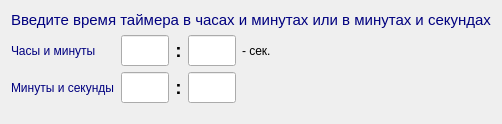
      <widget class="QWidget" name="tabOrdinary">
       <attribute name="title">
        <string>Обычный таймер</string>
       </attribute>
       <layout class="QGridLayout" name="gridLayout">
        <item row="0" column="0" colspan="8">
         <widget class="QLabel" name="lblInstruction">
          <property name="sizePolicy">
           <sizepolicy hsizetype="Expanding" vsizetype="Preferred">
            <horstretch>0</horstretch>
            <verstretch>0</verstretch>
           </sizepolicy>
          </property>
          <property name="maximumSize">
           <size>
            <width>16777215</width>
            <height>16777215</height>
           </size>
          </property>
          <property name="palette">
           <palette>
            <active>
             <colorrole role="WindowText">
              <brush brushstyle="SolidPattern">
               <color alpha="255">
                <red>0</red>
                <green>0</green>
                <blue>127</blue>
               </color>
              </brush>
             </colorrole>
             <colorrole role="Text">
              <brush brushstyle="SolidPattern">
               <color alpha="255">
                <red>0</red>
                <green>0</green>
                <blue>0</blue>
               </color>
              </brush>
             </colorrole>
            </active>
            <inactive>
             <colorrole role="WindowText">
              <brush brushstyle="SolidPattern">
               <color alpha="255">
                <red>0</red>
                <green>0</green>
                <blue>127</blue>
               </color>
              </brush>
             </colorrole>
             <colorrole role="Text">
              <brush brushstyle="SolidPattern">
               <color alpha="255">
                <red>0</red>
                <green>0</green>
                <blue>0</blue>
               </color>
              </brush>
             </colorrole>
            </inactive>
            <disabled>
             <colorrole role="WindowText">
              <brush brushstyle="SolidPattern">
               <color alpha="255">
                <red>120</red>
                <green>120</green>
                <blue>120</blue>
               </color>
              </brush>
             </colorrole>
             <colorrole role="Text">
              <brush brushstyle="SolidPattern">
               <color alpha="255">
                <red>120</red>
                <green>120</green>
                <blue>120</blue>
               </color>
              </brush>
             </colorrole>
            </disabled>
           </palette>
          </property>
          <property name="font">
           <font>
            <pointsize>11</pointsize>
           </font>
          </property>
          <property name="text">
           <string>Введите время таймера в часах и минутах или в минутах и секундах</string>
          </property>
         </widget>
        </item>
        <item row="2" column="5">
         <spacer name="horizontalSpacer_MM_SS">
          <property name="orientation">
           <enum>Qt::Orientation::Horizontal</enum>
          </property>
          <property name="sizeHint" stdset="0">
           <size>
            <width>118</width>
            <height>20</height>
           </size>
          </property>
         </spacer>
        </item>
        <item row="1" column="0">
         <widget class="QLabel" name="lblHoursMinutes">
          <property name="sizePolicy">
           <sizepolicy hsizetype="Preferred" vsizetype="Preferred">
            <horstretch>0</horstretch>
            <verstretch>0</verstretch>
           </sizepolicy>
          </property>
          <property name="minimumSize">
           <size>
            <width>0</width>
            <height>0</height>
           </size>
          </property>
          <property name="maximumSize">
           <size>
            <width>16777215</width>
            <height>16777215</height>
           </size>
          </property>
          <property name="palette">
           <palette>
            <active>
             <colorrole role="WindowText">
              <brush brushstyle="SolidPattern">
               <color alpha="255">
                <red>0</red>
                <green>0</green>
                <blue>127</blue>
               </color>
              </brush>
             </colorrole>
             <colorrole role="Text">
              <brush brushstyle="SolidPattern">
               <color alpha="255">
                <red>0</red>
                <green>0</green>
                <blue>0</blue>
               </color>
              </brush>
             </colorrole>
            </active>
            <inactive>
             <colorrole role="WindowText">
              <brush brushstyle="SolidPattern">
               <color alpha="255">
                <red>0</red>
                <green>0</green>
                <blue>127</blue>
               </color>
              </brush>
             </colorrole>
             <colorrole role="Text">
              <brush brushstyle="SolidPattern">
               <color alpha="255">
                <red>0</red>
                <green>0</green>
                <blue>0</blue>
               </color>
              </brush>
             </colorrole>
            </inactive>
            <disabled>
             <colorrole role="WindowText">
              <brush brushstyle="SolidPattern">
               <color alpha="255">
                <red>120</red>
                <green>120</green>
                <blue>120</blue>
               </color>
              </brush>
             </colorrole>
             <colorrole role="Text">
              <brush brushstyle="SolidPattern">
               <color alpha="255">
                <red>120</red>
                <green>120</green>
                <blue>120</blue>
               </color>
              </brush>
             </colorrole>
            </disabled>
           </palette>
          </property>
          <property name="text">
           <string>Часы и минуты</string>
          </property>
         </widget>
        </item>
        <item row="2" column="4">
         <spacer name="horizontalSpacerReserveField">
          <property name="orientation">
           <enum>Qt::Orientation::Horizontal</enum>
          </property>
          <property name="sizeType">
           <enum>QSizePolicy::Policy::Fixed</enum>
          </property>
          <property name="sizeHint" stdset="0">
           <size>
            <width>28</width>
            <height>20</height>
           </size>
          </property>
         </spacer>
        </item>
        <item row="1" column="4">
         <widget class="QLabel" name="lblSec">
          <property name="text">
           <string>- сек.</string>
          </property>
         </widget>
        </item>
        <item row="2" column="0">
         <widget class="QLabel" name="lblMinutesSeconds">
          <property name="sizePolicy">
           <sizepolicy hsizetype="Preferred" vsizetype="Preferred">
            <horstretch>0</horstretch>
            <verstretch>0</verstretch>
           </sizepolicy>
          </property>
          <property name="minimumSize">
           <size>
            <width>0</width>
            <height>0</height>
           </size>
          </property>
          <property name="maximumSize">
           <size>
            <width>16777215</width>
            <height>16777215</height>
           </size>
          </property>
          <property name="palette">
           <palette>
            <active>
             <colorrole role="WindowText">
              <brush brushstyle="SolidPattern">
               <color alpha="255">
                <red>0</red>
                <green>0</green>
                <blue>127</blue>
               </color>
              </brush>
             </colorrole>
             <colorrole role="Text">
              <brush brushstyle="SolidPattern">
               <color alpha="255">
                <red>0</red>
                <green>0</green>
                <blue>0</blue>
               </color>
              </brush>
             </colorrole>
            </active>
            <inactive>
             <colorrole role="WindowText">
              <brush brushstyle="SolidPattern">
               <color alpha="255">
                <red>0</red>
                <green>0</green>
                <blue>127</blue>
               </color>
              </brush>
             </colorrole>
             <colorrole role="Text">
              <brush brushstyle="SolidPattern">
               <color alpha="255">
                <red>0</red>
                <green>0</green>
                <blue>0</blue>
               </color>
              </brush>
             </colorrole>
            </inactive>
            <disabled>
             <colorrole role="WindowText">
              <brush brushstyle="SolidPattern">
               <color alpha="255">
                <red>120</red>
                <green>120</green>
                <blue>120</blue>
               </color>
              </brush>
             </colorrole>
             <colorrole role="Text">
              <brush brushstyle="SolidPattern">
               <color alpha="255">
                <red>120</red>
                <green>120</green>
                <blue>120</blue>
               </color>
              </brush>
             </colorrole>
            </disabled>
           </palette>
          </property>
          <property name="text">
           <string>Минуты и секунды</string>
          </property>
         </widget>
        </item>
        <item row="2" column="3">
         <widget class="QLineEdit" name="lineEdit_MS_S">
          <property name="sizePolicy">
           <sizepolicy hsizetype="Fixed" vsizetype="Preferred">
            <horstretch>0</horstretch>
            <verstretch>0</verstretch>
           </sizepolicy>
          </property>
          <property name="minimumSize">
           <size>
            <width>0</width>
            <height>0</height>
           </size>
          </property>
          <property name="maximumSize">
           <size>
            <width>48</width>
            <height>16777215</height>
           </size>
          </property>
          <property name="palette">
           <palette>
            <active>
             <colorrole role="WindowText">
              <brush brushstyle="SolidPattern">
               <color alpha="255">
                <red>0</red>
                <green>0</green>
                <blue>0</blue>
               </color>
              </brush>
             </colorrole>
             <colorrole role="Text">
              <brush brushstyle="SolidPattern">
               <color alpha="255">
                <red>0</red>
                <green>255</green>
                <blue>0</blue>
               </color>
              </brush>
             </colorrole>
            </active>
            <inactive>
             <colorrole role="WindowText">
              <brush brushstyle="SolidPattern">
               <color alpha="255">
                <red>0</red>
                <green>0</green>
                <blue>0</blue>
               </color>
              </brush>
             </colorrole>
             <colorrole role="Text">
              <brush brushstyle="SolidPattern">
               <color alpha="255">
                <red>0</red>
                <green>255</green>
                <blue>0</blue>
               </color>
              </brush>
             </colorrole>
            </inactive>
            <disabled>
             <colorrole role="WindowText">
              <brush brushstyle="SolidPattern">
               <color alpha="255">
                <red>120</red>
                <green>120</green>
                <blue>120</blue>
               </color>
              </brush>
             </colorrole>
             <colorrole role="Text">
              <brush brushstyle="SolidPattern">
               <color alpha="255">
                <red>120</red>
                <green>120</green>
                <blue>120</blue>
               </color>
              </brush>
             </colorrole>
            </disabled>
           </palette>
          </property>
          <property name="font">
           <font>
            <pointsize>14</pointsize>
            <bold>true</bold>
           </font>
          </property>
          <property name="toolTip">
           <string>Введите секунды (0-59)</string>
          </property>
          <property name="maxLength">
           <number>2</number>
          </property>
         </widget>
        </item>
        <item row="2" column="1">
         <widget class="QLineEdit" name="lineEdit_MS_M">
          <property name="sizePolicy">
           <sizepolicy hsizetype="Fixed" vsizetype="Preferred">
            <horstretch>0</horstretch>
            <verstretch>0</verstretch>
           </sizepolicy>
          </property>
          <property name="minimumSize">
           <size>
            <width>0</width>
            <height>0</height>
           </size>
          </property>
          <property name="maximumSize">
           <size>
            <width>48</width>
            <height>16777215</height>
           </size>
          </property>
          <property name="palette">
           <palette>
            <active>
             <colorrole role="WindowText">
              <brush brushstyle="SolidPattern">
               <color alpha="255">
                <red>0</red>
                <green>0</green>
                <blue>0</blue>
               </color>
              </brush>
             </colorrole>
             <colorrole role="Text">
              <brush brushstyle="SolidPattern">
               <color alpha="255">
                <red>0</red>
                <green>255</green>
                <blue>0</blue>
               </color>
              </brush>
             </colorrole>
            </active>
            <inactive>
             <colorrole role="WindowText">
              <brush brushstyle="SolidPattern">
               <color alpha="255">
                <red>0</red>
                <green>0</green>
                <blue>0</blue>
               </color>
              </brush>
             </colorrole>
             <colorrole role="Text">
              <brush brushstyle="SolidPattern">
               <color alpha="255">
                <red>0</red>
                <green>255</green>
                <blue>0</blue>
               </color>
              </brush>
             </colorrole>
            </inactive>
            <disabled>
             <colorrole role="WindowText">
              <brush brushstyle="SolidPattern">
               <color alpha="255">
                <red>120</red>
                <green>120</green>
                <blue>120</blue>
               </color>
              </brush>
             </colorrole>
             <colorrole role="Text">
              <brush brushstyle="SolidPattern">
               <color alpha="255">
                <red>120</red>
                <green>120</green>
                <blue>120</blue>
               </color>
              </brush>
             </colorrole>
            </disabled>
           </palette>
          </property>
          <property name="font">
           <font>
            <pointsize>14</pointsize>
            <bold>true</bold>
           </font>
          </property>
          <property name="toolTip">
           <string>Введите минуты (0-59) или нажмите Tab</string>
          </property>
          <property name="maxLength">
           <number>2</number>
          </property>
         </widget>
        </item>
        <item row="1" column="1">
         <widget class="QLineEdit" name="lineEdit_HM_H">
          <property name="sizePolicy">
           <sizepolicy hsizetype="Fixed" vsizetype="Preferred">
            <horstretch>0</horstretch>
            <verstretch>0</verstretch>
           </sizepolicy>
          </property>
          <property name="minimumSize">
           <size>
            <width>0</width>
            <height>0</height>
           </size>
          </property>
          <property name="maximumSize">
           <size>
            <width>48</width>
            <height>16777215</height>
           </size>
          </property>
          <property name="palette">
           <palette>
            <active>
             <colorrole role="WindowText">
              <brush brushstyle="SolidPattern">
               <color alpha="255">
                <red>0</red>
                <green>0</green>
                <blue>0</blue>
               </color>
              </brush>
             </colorrole>
             <colorrole role="Text">
              <brush brushstyle="SolidPattern">
               <color alpha="255">
                <red>0</red>
                <green>255</green>
                <blue>0</blue>
               </color>
              </brush>
             </colorrole>
            </active>
            <inactive>
             <colorrole role="WindowText">
              <brush brushstyle="SolidPattern">
               <color alpha="255">
                <red>0</red>
                <green>0</green>
                <blue>0</blue>
               </color>
              </brush>
             </colorrole>
             <colorrole role="Text">
              <brush brushstyle="SolidPattern">
               <color alpha="255">
                <red>0</red>
                <green>255</green>
                <blue>0</blue>
               </color>
              </brush>
             </colorrole>
            </inactive>
            <disabled>
             <colorrole role="WindowText">
              <brush brushstyle="SolidPattern">
               <color alpha="255">
                <red>120</red>
                <green>120</green>
                <blue>120</blue>
               </color>
              </brush>
             </colorrole>
             <colorrole role="Text">
              <brush brushstyle="SolidPattern">
               <color alpha="255">
                <red>120</red>
                <green>120</green>
                <blue>120</blue>
               </color>
              </brush>
             </colorrole>
            </disabled>
           </palette>
          </property>
          <property name="font">
           <font>
            <pointsize>14</pointsize>
            <bold>true</bold>
           </font>
          </property>
          <property name="toolTip">
           <string>Введите часы (0-23) или нажмите Tab</string>
          </property>
          <property name="maxLength">
           <number>2</number>
          </property>
         </widget>
        </item>
        <item row="1" column="3">
         <widget class="QLineEdit" name="lineEdit_HM_M">
          <property name="sizePolicy">
           <sizepolicy hsizetype="Fixed" vsizetype="Preferred">
            <horstretch>0</horstretch>
            <verstretch>0</verstretch>
           </sizepolicy>
          </property>
          <property name="minimumSize">
           <size>
            <width>0</width>
            <height>0</height>
           </size>
          </property>
          <property name="maximumSize">
           <size>
            <width>48</width>
            <height>16777215</height>
           </size>
          </property>
          <property name="palette">
           <palette>
            <active>
             <colorrole role="WindowText">
              <brush brushstyle="SolidPattern">
               <color alpha="255">
                <red>0</red>
                <green>0</green>
                <blue>0</blue>
               </color>
              </brush>
             </colorrole>
             <colorrole role="Text">
              <brush brushstyle="SolidPattern">
               <color alpha="255">
                <red>0</red>
                <green>255</green>
                <blue>0</blue>
               </color>
              </brush>
             </colorrole>
            </active>
            <inactive>
             <colorrole role="WindowText">
              <brush brushstyle="SolidPattern">
               <color alpha="255">
                <red>0</red>
                <green>0</green>
                <blue>0</blue>
               </color>
              </brush>
             </colorrole>
             <colorrole role="Text">
              <brush brushstyle="SolidPattern">
               <color alpha="255">
                <red>0</red>
                <green>255</green>
                <blue>0</blue>
               </color>
              </brush>
             </colorrole>
            </inactive>
            <disabled>
             <colorrole role="WindowText">
              <brush brushstyle="SolidPattern">
               <color alpha="255">
                <red>120</red>
                <green>120</green>
                <blue>120</blue>
               </color>
              </brush>
             </colorrole>
             <colorrole role="Text">
              <brush brushstyle="SolidPattern">
               <color alpha="255">
                <red>120</red>
                <green>120</green>
                <blue>120</blue>
               </color>
              </brush>
             </colorrole>
            </disabled>
           </palette>
          </property>
          <property name="font">
           <font>
            <pointsize>14</pointsize>
            <bold>true</bold>
           </font>
          </property>
          <property name="toolTip">
           <string>Введите минуты (0-59)</string>
          </property>
          <property name="maxLength">
           <number>2</number>
          </property>
         </widget>
        </item>
        <item row="1" column="5">
         <spacer name="horizontalSpacer_HH_MM">
          <property name="orientation">
           <enum>Qt::Orientation::Horizontal</enum>
          </property>
          <property name="sizeHint" stdset="0">
           <size>
            <width>130</width>
            <height>20</height>
           </size>
          </property>
         </spacer>
        </item>
        <item row="2" column="2">
         <widget class="QLabel" name="lblMinutesSecondsSeparator">
          <property name="sizePolicy">
           <sizepolicy hsizetype="Preferred" vsizetype="Preferred">
            <horstretch>0</horstretch>
            <verstretch>0</verstretch>
           </sizepolicy>
          </property>
          <property name="minimumSize">
           <size>
            <width>0</width>
            <height>0</height>
           </size>
          </property>
          <property name="maximumSize">
           <size>
            <width>16777215</width>
            <height>16777215</height>
           </size>
          </property>
          <property name="palette">
           <palette>
            <active>
             <colorrole role="WindowText">
              <brush brushstyle="SolidPattern">
               <color alpha="255">
                <red>0</red>
                <green>0</green>
                <blue>0</blue>
               </color>
              </brush>
             </colorrole>
             <colorrole role="Text">
              <brush brushstyle="SolidPattern">
               <color alpha="255">
                <red>0</red>
                <green>255</green>
                <blue>0</blue>
               </color>
              </brush>
             </colorrole>
            </active>
            <inactive>
             <colorrole role="WindowText">
              <brush brushstyle="SolidPattern">
               <color alpha="255">
                <red>0</red>
                <green>0</green>
                <blue>0</blue>
               </color>
              </brush>
             </colorrole>
             <colorrole role="Text">
              <brush brushstyle="SolidPattern">
               <color alpha="255">
                <red>0</red>
                <green>255</green>
                <blue>0</blue>
               </color>
              </brush>
             </colorrole>
            </inactive>
            <disabled>
             <colorrole role="WindowText">
              <brush brushstyle="SolidPattern">
               <color alpha="255">
                <red>120</red>
                <green>120</green>
                <blue>120</blue>
               </color>
              </brush>
             </colorrole>
             <colorrole role="Text">
              <brush brushstyle="SolidPattern">
               <color alpha="255">
                <red>120</red>
                <green>120</green>
                <blue>120</blue>
               </color>
              </brush>
             </colorrole>
            </disabled>
           </palette>
          </property>
          <property name="font">
           <font>
            <pointsize>14</pointsize>
            <bold>true</bold>
           </font>
          </property>
          <property name="text">
           <string>:</string>
          </property>
          <property name="alignment">
           <set>Qt::AlignmentFlag::AlignCenter</set>
          </property>
         </widget>
        </item>
        <item row="1" column="2">
         <widget class="QLabel" name="lblHoursMinutesSeparator">
          <property name="sizePolicy">
           <sizepolicy hsizetype="Preferred" vsizetype="Preferred">
            <horstretch>0</horstretch>
            <verstretch>0</verstretch>
           </sizepolicy>
          </property>
          <property name="minimumSize">
           <size>
            <width>0</width>
            <height>0</height>
           </size>
          </property>
          <property name="maximumSize">
           <size>
            <width>16777215</width>
            <height>16777215</height>
           </size>
          </property>
          <property name="palette">
           <palette>
            <active>
             <colorrole role="WindowText">
              <brush brushstyle="SolidPattern">
               <color alpha="255">
                <red>0</red>
                <green>0</green>
                <blue>0</blue>
               </color>
              </brush>
             </colorrole>
             <colorrole role="Text">
              <brush brushstyle="SolidPattern">
               <color alpha="255">
                <red>0</red>
                <green>255</green>
                <blue>0</blue>
               </color>
              </brush>
             </colorrole>
            </active>
            <inactive>
             <colorrole role="WindowText">
              <brush brushstyle="SolidPattern">
               <color alpha="255">
                <red>0</red>
                <green>0</green>
                <blue>0</blue>
               </color>
              </brush>
             </colorrole>
             <colorrole role="Text">
              <brush brushstyle="SolidPattern">
               <color alpha="255">
                <red>0</red>
                <green>255</green>
                <blue>0</blue>
               </color>
              </brush>
             </colorrole>
            </inactive>
            <disabled>
             <colorrole role="WindowText">
              <brush brushstyle="SolidPattern">
               <color alpha="255">
                <red>120</red>
                <green>120</green>
                <blue>120</blue>
               </color>
              </brush>
             </colorrole>
             <colorrole role="Text">
              <brush brushstyle="SolidPattern">
               <color alpha="255">
                <red>120</red>
                <green>120</green>
                <blue>120</blue>
               </color>
              </brush>
             </colorrole>
            </disabled>
           </palette>
          </property>
          <property name="font">
           <font>
            <pointsize>14</pointsize>
            <bold>true</bold>
           </font>
          </property>
          <property name="text">
           <string>:</string>
          </property>
          <property name="alignment">
           <set>Qt::AlignmentFlag::AlignCenter</set>
          </property>
         </widget>
        </item>
        <item row="3" column="3">
         <spacer name="verticalSpacer">
          <property name="orientation">
           <enum>Qt::Orientation::Vertical</enum>
          </property>
          <property name="sizeHint" stdset="0">
           <size>
            <width>20</width>
            <height>10</height>
           </size>
          </property>
         </spacer>
        </item>
       </layout>
      </widget>
